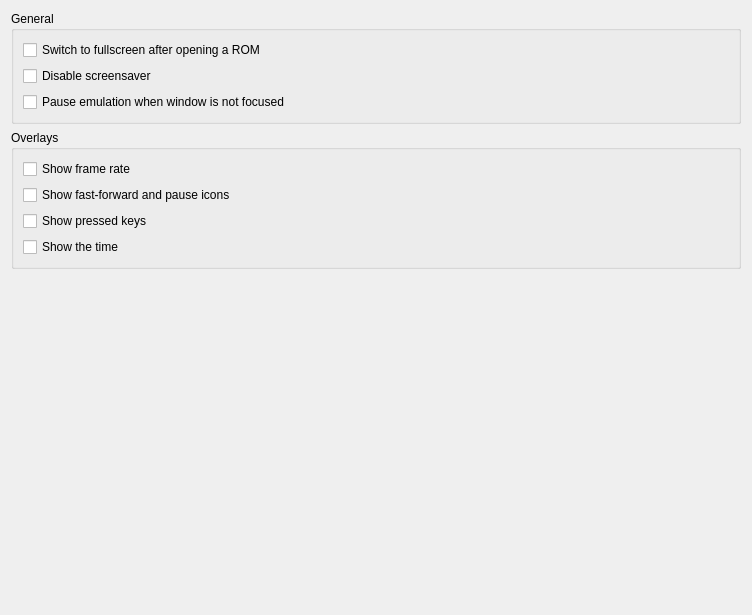
<?xml version="1.0" encoding="UTF-8"?>
<ui version="4.0">
 <class>GeneralPanel</class>
 <widget class="QWidget" name="GeneralPanel">
  <property name="geometry">
   <rect>
    <x>0</x>
    <y>0</y>
    <width>752</width>
    <height>615</height>
   </rect>
  </property>
  <property name="windowTitle">
   <string>Form</string>
  </property>
  <layout class="QVBoxLayout" name="verticalLayout">
   <item>
    <widget class="QGroupBox" name="groupBox">
     <property name="title">
      <string>General</string>
     </property>
     <layout class="QVBoxLayout" name="verticalLayout_2">
      <item>
       <widget class="QCheckBox" name="checkBox_fullscreen_on_open">
        <property name="text">
         <string>Switch to fullscreen after opening a ROM</string>
        </property>
       </widget>
      </item>
      <item>
       <widget class="QCheckBox" name="checkBox_disable_screensaver">
        <property name="text">
         <string>Disable screensaver</string>
        </property>
       </widget>
      </item>
      <item>
       <widget class="QCheckBox" name="checkBox_pause_when_unfocused">
        <property name="text">
         <string>Pause emulation when window is not focused</string>
        </property>
       </widget>
      </item>
     </layout>
    </widget>
   </item>
   <item>
    <widget class="QGroupBox" name="groupBox_2">
     <property name="title">
      <string>Overlays</string>
     </property>
     <layout class="QVBoxLayout" name="verticalLayout_3">
      <item>
       <widget class="QCheckBox" name="checkBox_show_frame_rate">
        <property name="text">
         <string>Show frame rate</string>
        </property>
       </widget>
      </item>
      <item>
       <widget class="QCheckBox" name="checkBox_show_indicators">
        <property name="text">
         <string>Show fast-forward and pause icons</string>
        </property>
       </widget>
      </item>
      <item>
       <widget class="QCheckBox" name="checkBox_show_pressed_keys">
        <property name="text">
         <string>Show pressed keys</string>
        </property>
       </widget>
      </item>
      <item>
       <widget class="QCheckBox" name="checkBox_show_time">
        <property name="text">
         <string>Show the time</string>
        </property>
       </widget>
      </item>
     </layout>
    </widget>
   </item>
   <item>
    <spacer name="verticalSpacer">
     <property name="orientation">
      <enum>Qt::Vertical</enum>
     </property>
     <property name="sizeHint" stdset="0">
      <size>
       <width>20</width>
       <height>40</height>
      </size>
     </property>
    </spacer>
   </item>
  </layout>
 </widget>
 <resources/>
 <connections/>
</ui>
